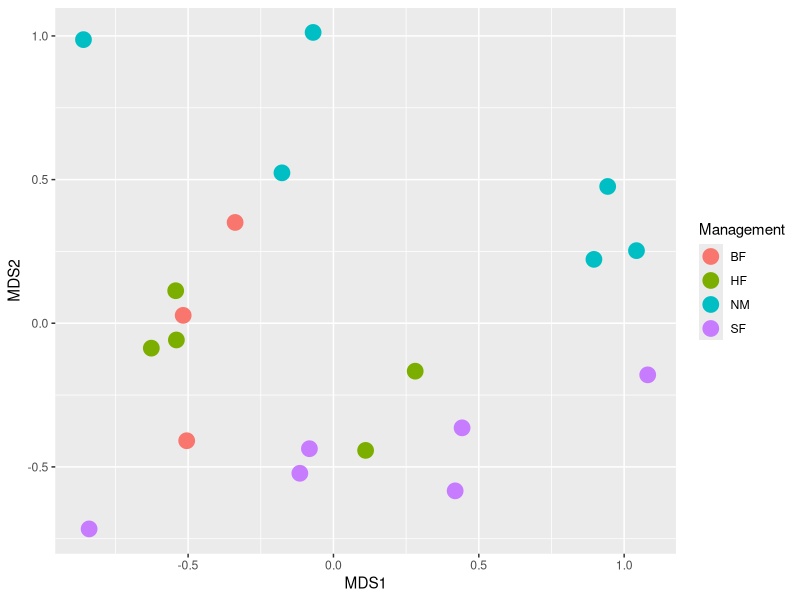
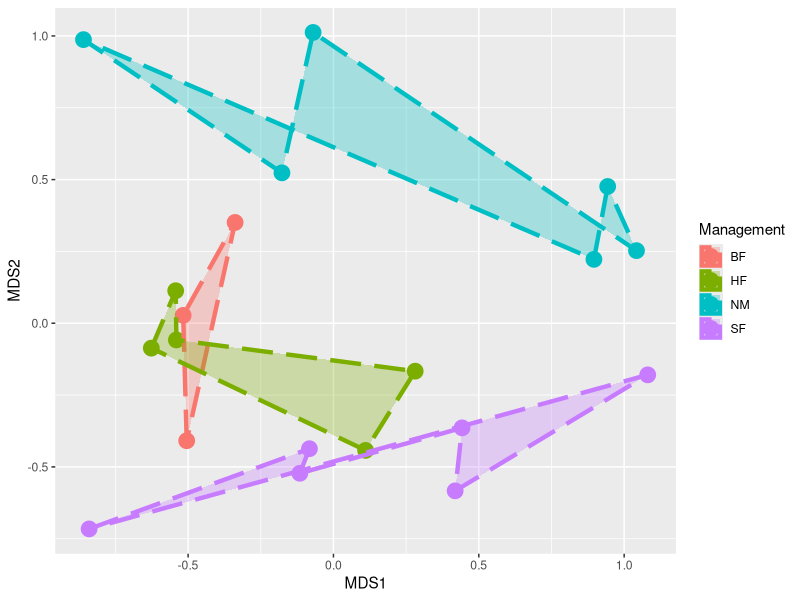
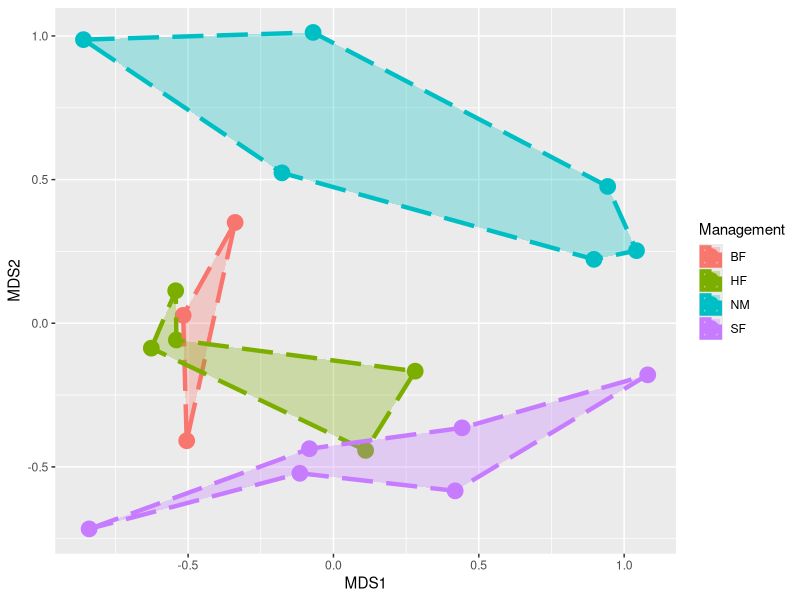

Here is the R script that generated these plots, in order: (Note: this script raises an error after producing the figures.)

#if (!require("vegan"))install.packages('vegan')
library(vegan)
library(ggplot2)

#generate test data due to the lack of original biological data
#this example uses the dune dataset that comes with the vegan package for testing. 
#dune contains 20 samples, each with 30 species abundances, 
#one sample per row and one species per column.

#########################
#load dune dataset
data(dune)

##Load dune metadata 
data(dune.env)

#############################NMDS ANALYSIS BY VEGAN PACKAGE####################


#Calculate Bray curtis distance, way to measure the dissimilarity between two different sites
#vegdist function for Dissimilarity Indices for Community Ecologists
distance <- vegdist(dune, method = 'bray')

#metaMDS function to performe NMDS sorting analysis, k = 2 presets two sorting axes
#t is common for NMDS analyses to start by running with 2-dimensions (k), 
#but you want to increase the number of dimensions to ensure a minimized stress value. 
#Keep in mind that anything more than 5-dimensions makes it difficult to interpret a 2-dimensional plot.
nmds <- metaMDS(distance, k = 2)


##############Get the data you need for visualization.
stress <- nmds$stress
#point <- nmds$points
#print(points)
#Convert the plot data to a data frame
df <- as.data.frame(nmds$points)
# merge with grouped data
df <- cbind(df, dune.env)


#Draw a basic scatterplot based on grouping
p1 <- ggplot(df, aes(MDS1, MDS2))+geom_point(aes(color = Management), size = 5)
plot(p1)


#We noticed that in the original image, 
#each group is connected into irregular polygons and represented by different colors, 
#which we can draw with geom_polygon() in ggplot2. 
#geom_polygon() will connect observations in the order in which they appear in the data, 
#and the interior can be filled with colors
p2 <- ggplot(df, aes(MDS1, MDS2))+
  geom_point(aes(color = Management), size = 5)+
  geom_polygon(aes(x = MDS1, y = MDS2, fill = Management, group = Management, color = Management),
               alpha = 0.3, linetype = "longdash", linewidth = 1.5)

plot(p2)


#Since geom_polygon() connects the observations in the order in which they appear in the data,
#if we draw the polygons in the order of the df itself, the polygons will be very strange and not represent the different groupings. So we need to preprocess the order of the df, 
#concatenating the observations in a reasonable order

#sort by group first
df <- df[order(df$Management), ]

#Add a column Order to manually order the observations within each group
df$Order <- c(2, 1, 3, 1, 2, 3, 4, 5, 3, 5, 1, 6, 2, 4, 1, 2, 6, 3, 5, 4)

#sort by group and order
df <- df[order(df$Management, df$Order), ]

p3 <- ggplot(df, aes(MDS1, MDS2))+
  geom_point(aes(color = Management), size = 5)+
  geom_polygon(aes(x = MDS1, y = MDS2, fill = Management, group = Management, color = Management),
               alpha = 0.3, linetype = "longdash", linewidth = 1.5)
plot(p3)



###########################Anosim analysis (Analysis of similarities)&PERMANOVA################3
#set random data
set.seed(123)

#Analyze anosim based on bray-curtis distance
adonis <-  adonis2(dune ~ Management, data = dune.env, permutations = 999, method = "bray")
anosim <- anosim(dune, dune.env$Management, permutations = 999, distance = "bray")



stress_text <- paste("Stress  =", round(stress, 4))
adonis_text <- paste(paste("Adonis  =", round(adonis$R2, 2)), "**")[1]
anosim_text <- paste(paste("Anosim  =", round(anosim$statistic, 2)), "**")

p4 <- ggplot(final_df, aes(MDS1, MDS2))+
  geom_point(aes(color = Habitat), size = 5)+
  geom_polygon(aes(x = MDS1, y = MDS2, fill = Habitat, group = Habitat, color = Habitat), alpha = 0.3, linetype = "longdash", linewidth = 1.5)+
  theme(plot.margin = unit(rep(1, 4), 'lines'), 
        panel.border = element_rect(fill = NA, color = "black", size = 0.5, linetype = "solid"), 
        panel.grid = element_blank(), 
        panel.background = element_rect(fill = 'white'))+
  guides(color = "none", fill = "none")+
  ggtitle(paste(paste(stress_text, adonis_text), anosim_text))
plot(p4)

